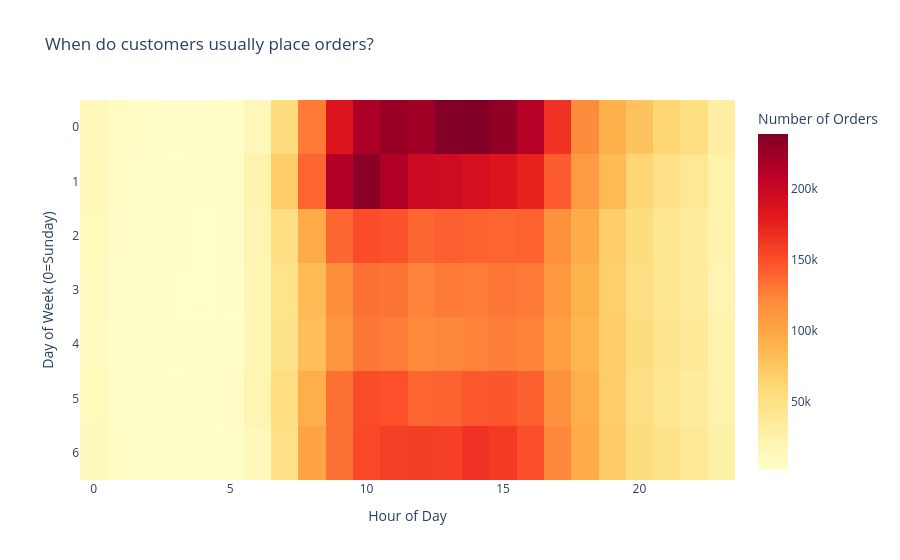
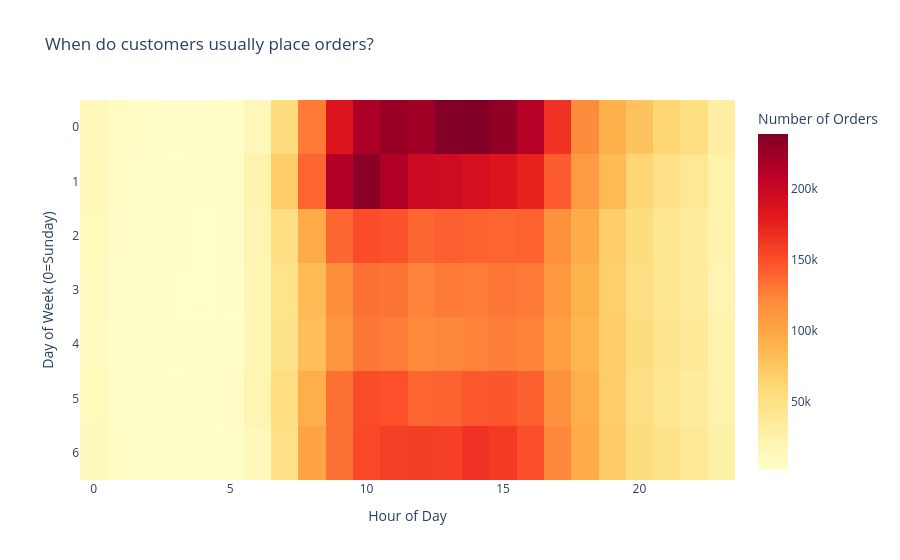

Write notebook code for charts like these, in order.
### Markdown cell above
---
### When do customers usually place orders (day and hour)?

### Code cell
orders_time = (df.groupby(["order_dow","order_hour_of_day"])["order_id"].size().reset_index(name="orders"))
pivot_orders = orders_time.pivot(index="order_dow", columns = "order_hour_of_day", values = "orders")

fig = px.imshow (
    pivot_orders,
    color_continuous_scale = "YlOrRd",
    aspect ="auto",
    labels = dict(x="Hour of Day", y="Day of Week", color="Number of Orders"),
    title = "When do customers usually place orders?"
)

fig.update_layout(xaxis_title="Hour of Day", yaxis_title = "Day of Week (0=Sunday)")

fig.show()
fig.show()

### Figure 1 — Plotly figure (JSON) as saved in the notebook; plotly's stock layout.template omitted (floating-point values rounded to 4 significant figures; data arrays with more than 128 entries replaced by an {"elided": "..."} marker saying what was removed)
{"data": [{"coloraxis": "coloraxis", "hovertemplate": "Hour of Day: %{x}<br>Day of Week: %{y}<br>Number of Orders: %{z}<extra></extra>", "name": "0", "type": "heatmap", "x": [0.0, 1.0, 2.0, 3.0, 4.0, 5.0, 6.0, 7.0, 8.0, 9.0, 10.0, 11.0, 12.0, 13.0, 14.0, 15.0, 16.0, 17.0, 18.0, 19.0, 20.0, 21.0, 22.0, 23.0], "xaxis": "x", "y": [0.0, 1.0, 2.0, 3.0, 4.0, 5.0, 6.0], "yaxis": "y", "z": {"elided": "7x24 int values"}}], "layout": {"coloraxis": {"colorbar": {"title": {"text": "Number of Orders"}}, "colorscale": [[0, "rgb(255,255,204)"], [0.125, "rgb(255,237,160)"], [0.25, "rgb(254,217,118)"], [0.375, "rgb(254,178,76)"], [0.5, "rgb(253,141,60)"], [0.625, "rgb(252,78,42)"], [0.75, "rgb(227,26,28)"], [0.875, "rgb(189,0,38)"], [1, "rgb(128,0,38)"]]}, "title": {"text": "When do customers usually place orders?"}, "xaxis": {"anchor": "y", "domain": [0, 1], "title": {"text": "Hour of Day"}}, "yaxis": {"anchor": "x", "autorange": "reversed", "domain": [0, 1], "title": {"text": "Day of Week (0=Sunday)"}}}}

### Figure 2 — Plotly figure (JSON) as saved in the notebook; plotly's stock layout.template omitted (floating-point values rounded to 4 significant figures; data arrays with more than 128 entries replaced by an {"elided": "..."} marker saying what was removed)
{"data": [{"coloraxis": "coloraxis", "hovertemplate": "Hour of Day: %{x}<br>Day of Week: %{y}<br>Number of Orders: %{z}<extra></extra>", "name": "0", "type": "heatmap", "x": [0.0, 1.0, 2.0, 3.0, 4.0, 5.0, 6.0, 7.0, 8.0, 9.0, 10.0, 11.0, 12.0, 13.0, 14.0, 15.0, 16.0, 17.0, 18.0, 19.0, 20.0, 21.0, 22.0, 23.0], "xaxis": "x", "y": [0.0, 1.0, 2.0, 3.0, 4.0, 5.0, 6.0], "yaxis": "y", "z": {"elided": "7x24 int values"}}], "layout": {"coloraxis": {"colorbar": {"title": {"text": "Number of Orders"}}, "colorscale": [[0, "rgb(255,255,204)"], [0.125, "rgb(255,237,160)"], [0.25, "rgb(254,217,118)"], [0.375, "rgb(254,178,76)"], [0.5, "rgb(253,141,60)"], [0.625, "rgb(252,78,42)"], [0.75, "rgb(227,26,28)"], [0.875, "rgb(189,0,38)"], [1, "rgb(128,0,38)"]]}, "title": {"text": "When do customers usually place orders?"}, "xaxis": {"anchor": "y", "domain": [0, 1], "title": {"text": "Hour of Day"}}, "yaxis": {"anchor": "x", "autorange": "reversed", "domain": [0, 1], "title": {"text": "Day of Week (0=Sunday)"}}}}
